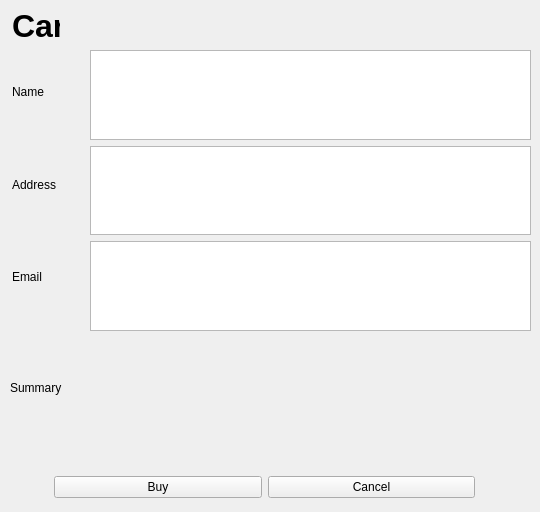
      <widget class="QWidget" name="Cartpage">
       <widget class="QLabel" name="cartlabel">
        <property name="geometry">
         <rect>
          <x>12</x>
          <y>12</y>
          <width>48</width>
          <height>27</height>
         </rect>
        </property>
        <property name="font">
         <font>
          <family>Arial</family>
          <pointsize>24</pointsize>
          <weight>75</weight>
          <bold>true</bold>
         </font>
        </property>
        <property name="text">
         <string>Cart</string>
        </property>
       </widget>
       <widget class="QLabel" name="summaryLabel">
        <property name="geometry">
         <rect>
          <x>10</x>
          <y>380</y>
          <width>59</width>
          <height>16</height>
         </rect>
        </property>
        <property name="text">
         <string>Summary</string>
        </property>
       </widget>
       <widget class="QWidget" name="layoutWidget">
        <property name="geometry">
         <rect>
          <x>12</x>
          <y>49</y>
          <width>61</width>
          <height>271</height>
         </rect>
        </property>
        <layout class="QVBoxLayout" name="verticalLayout_3">
         <item>
          <widget class="QLabel" name="NameLabel">
           <property name="text">
            <string>Name</string>
           </property>
          </widget>
         </item>
         <item>
          <widget class="QLabel" name="AddressLabel">
           <property name="text">
            <string>Address</string>
           </property>
          </widget>
         </item>
         <item>
          <widget class="QLabel" name="EmailLabel">
           <property name="text">
            <string>Email</string>
           </property>
          </widget>
         </item>
        </layout>
       </widget>
       <widget class="QWidget" name="layoutWidget">
        <property name="geometry">
         <rect>
          <x>54</x>
          <y>471</y>
          <width>421</width>
          <height>32</height>
         </rect>
        </property>
        <layout class="QHBoxLayout" name="horizontalLayout_6">
         <item>
          <widget class="QPushButton" name="cartBuyBtn">
           <property name="text">
            <string>Buy</string>
           </property>
          </widget>
         </item>
         <item>
          <widget class="QPushButton" name="cartCancelBtn">
           <property name="text">
            <string>Cancel</string>
           </property>
          </widget>
         </item>
        </layout>
       </widget>
       <widget class="QWidget" name="layoutWidget">
        <property name="geometry">
         <rect>
          <x>90</x>
          <y>50</y>
          <width>441</width>
          <height>281</height>
         </rect>
        </property>
        <layout class="QVBoxLayout" name="verticalLayout_9">
         <item>
          <widget class="QTextEdit" name="cartNameText"/>
         </item>
         <item>
          <widget class="QTextEdit" name="cartAddressText"/>
         </item>
         <item>
          <widget class="QTextEdit" name="cartEmailText"/>
         </item>
        </layout>
       </widget>
       <widget class="QWidget" name="layoutWidget">
        <property name="geometry">
         <rect>
          <x>100</x>
          <y>380</y>
          <width>401</width>
          <height>18</height>
         </rect>
        </property>
        <layout class="QHBoxLayout" name="horizontalLayout_11">
         <item>
          <widget class="QLabel" name="cartProductOne">
           <property name="text">
            <string/>
           </property>
          </widget>
         </item>
         <item>
          <widget class="QLabel" name="cartProductTwo">
           <property name="text">
            <string/>
           </property>
          </widget>
         </item>
         <item>
          <widget class="QLabel" name="cartProductThree">
           <property name="text">
            <string/>
           </property>
          </widget>
         </item>
        </layout>
       </widget>
      </widget>
